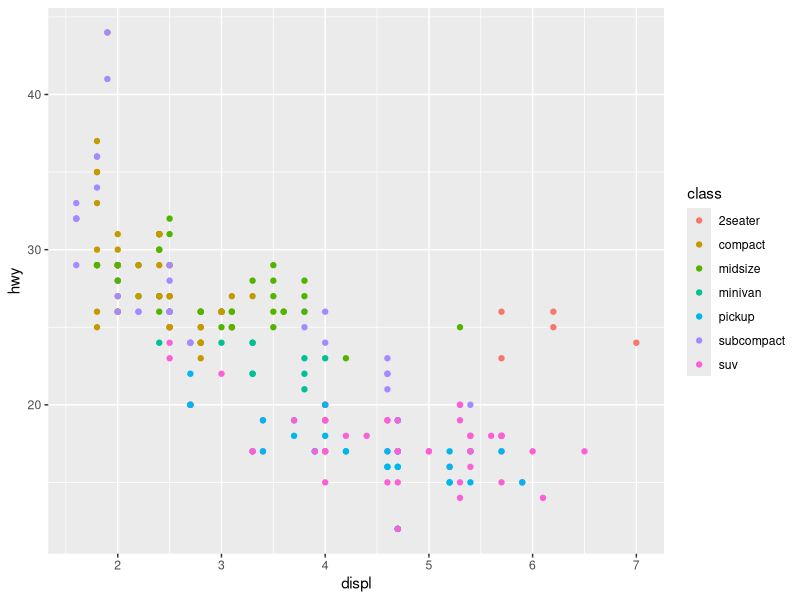
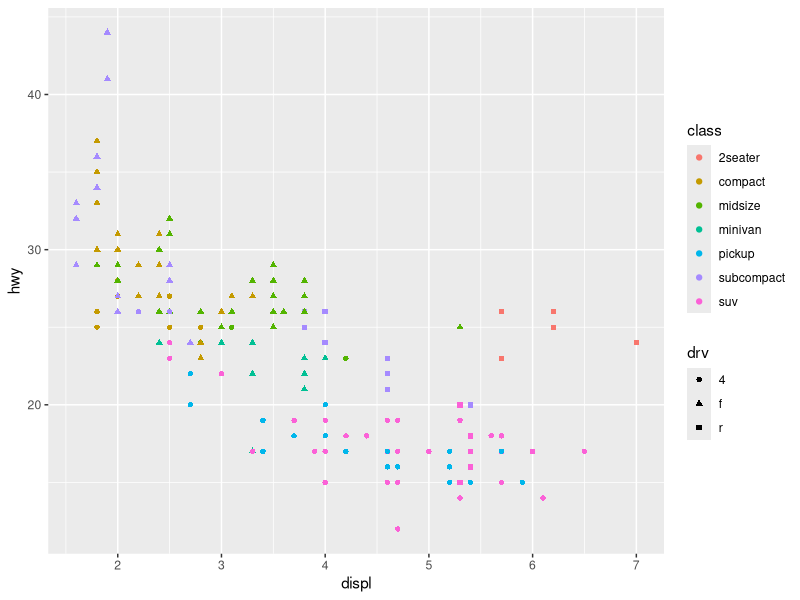
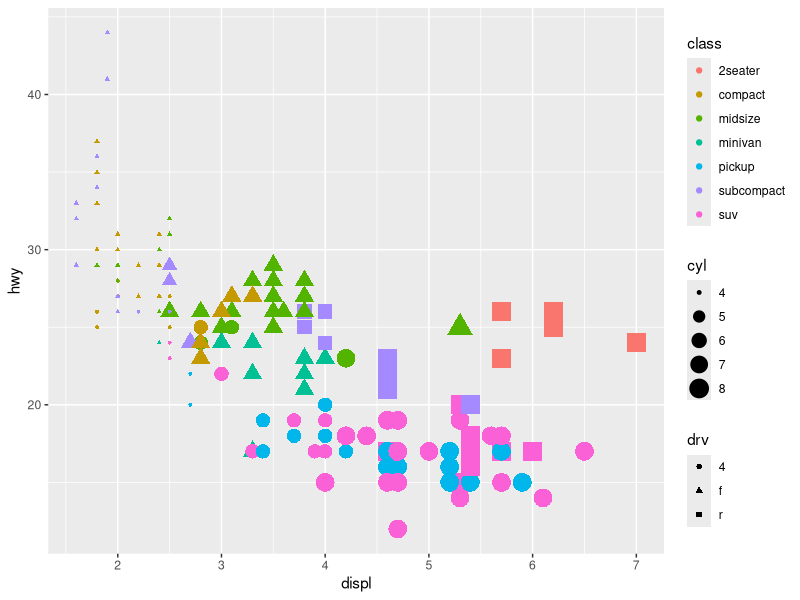
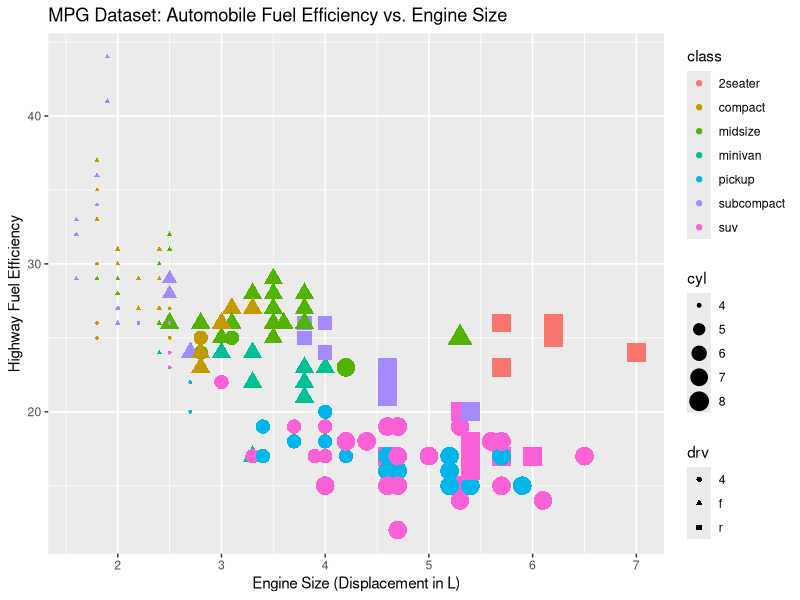

Reproduce these figures in R, in order.
# Student: Rizwan Awan (68506870)

# EPI5143 Winter 2020 Quiz 3.
# Due Wednesday March 11th, 2020 by 11:59pm.   


# Instructions:
# Please provide the code (and results from console if requested) you used to execute 
# the requested commands in each question 1 to 4 in this file.  Don't forget to include 
# your name in the document! (and in the filename). Don't include the plot images themselves.
# When you have completed the assignment, save it in same file format right from RStudio 
# (.R which is simply a plain text file) ans submit it to Github using instructions 
# from last class and the link emailed to you.
# If you haven't already, install the "tidyverse" package, and load it into memory
# using the library() command
# The data visualization lecture notes, as well as Chapter 3: Data Visualization from 
# "R for Data Science" (available at https://r4ds.had.co.nz/ ) are good resources to 
# provide guidance 


# Question 1.
# The dataset mpg dataset is a base R dataset which includes data on fuel efficiency of a number
# of makes and models of automobile. Have a look at this dataset using the View() command.
# How many observations and how many variables does this dataset have?
# Provide the code and result from the console window.
# Hint: Use the nrow() and ncol() and/or the dim()  R functions

library(tidyverse)
view(mpg)
nrow(mpg)
  # There are 234 rows.
ncol(mpg)
  # There are 11 columns.


# Question 2.
# Modify and run the ggplot code to make each class of vehicle a different colour
# The following commands to ggplot create a basic plot of the highway fuel efficiency
# vs engine size (displacement in L) for vehicles in the dataset
# ie. x=displ and y=hwy, run this code and look at the plot 
# (click zoom in the plots window to make it bigger) 
# ggplot(data = mpg) + geom_point(mapping = aes(x = displ, y = hwy))

ggplot(data = mpg) + 
  geom_point(mapping = aes(x = displ, y = hwy, colour = class))


# Question 3.
# Further modify and run the code to use a different shape to plot vehicles
# according whether vehicle is front, rear or 4 wheel drive (drv)

ggplot(data = mpg) + 
  geom_point(mapping = aes(x = displ, y = hwy, colour = class, shape = drv))


# Question 4.
# Further modify and run the code to make the size of each point on the plot proportional
# to the number of cylinders the vehicle's engine has (cyl)

ggplot(data = mpg) + 
  geom_point(mapping = aes(x = displ, y = hwy, colour = class, shape = drv, size = cyl))


# Question 5.
# Modify the code to add a suitable title of your choice to your plot.

ggplot(data = mpg) + 
  geom_point(mapping = aes(x = displ, y = hwy, colour = class, shape = drv, size = cyl)) +
  ggtitle("MPG Dataset: Automobile Fuel Efficiency vs. Engine Size") +
  xlab("Engine Size (Displacement in L)") +
  ylab("Highway Fuel Efficiency")